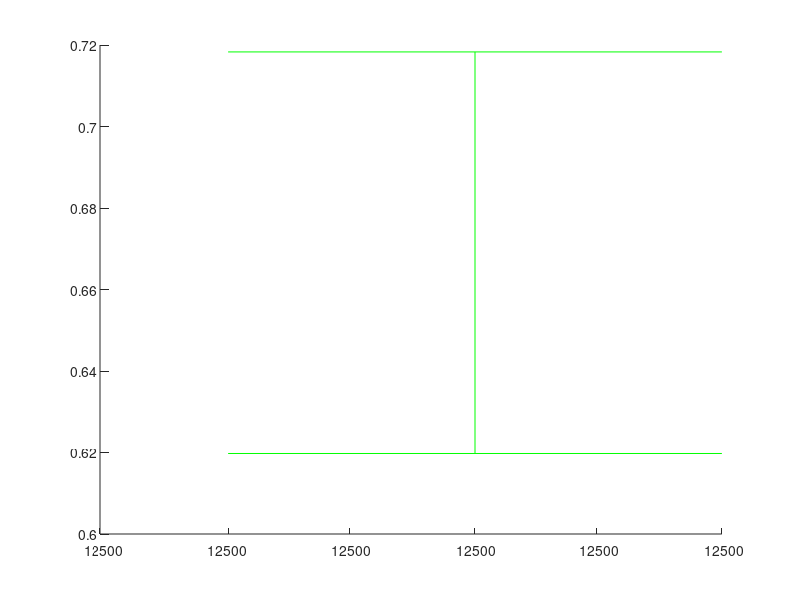

This chart was generated by the following MATLAB code:
fitness1 = load('Random1.txt')/1000;
fitness2 = load('Random2.txt')/1000;
fitness3 = load('Random3.txt')/1000;
fitness4 = load('Random4.txt')/1000;
fitness5 = load('Random5.txt')/1000;
generation = 1:100000;
fitness = zeros(1,100000);
for i=1:100000
    fitness(i) = (fitness1(i) + fitness2(i) + fitness3(i) + fitness4(i) + fitness5(i))/5;
end
A = [fitness1(12500), fitness2(12500), fitness3(12500), fitness4(12500), fitness5(12500)];
B = [fitness1(25000), fitness2(25000), fitness3(25000), fitness4(25000), fitness5(25000)];
C = [fitness1(37500), fitness2(37500), fitness3(37500), fitness4(37500), fitness5(37500)];
D = [fitness1(50000), fitness2(50000), fitness3(50000), fitness4(50000), fitness5(50000)];
E = [fitness1(62500), fitness2(62500), fitness3(62500), fitness4(62500), fitness5(62500)];
F = [fitness1(75000), fitness2(75000), fitness3(75000), fitness4(75000), fitness5(75000)];
G = [fitness1(87500), fitness2(87500), fitness3(87500), fitness4(87500), fitness5(87500)];
x1 = std(A);
y1 = mean(A);
x2 = std(B);
y2 = mean(B);
x3 = std(C);
y3 = mean(C);
x4 = std(D);
y4 = mean(D);
x5 = std(E);
y5 = mean(E);
x6 = std(F);
y6 = mean(F);
x7 = std(G);
y7 = mean(G)
hold on;
errorbar(12500,y1,x1/sqrt(5),'g');
% errorbar(25000,y2,x2/sqrt(5),'g');
% errorbar(37500,y3,x3/sqrt(5),'g');
% errorbar(50000,y4,x4/sqrt(5),'g');
% errorbar(62500,y5,x5/sqrt(5),'g');
% errorbar(75000,y6,x6/sqrt(5),'g');
% errorbar(87500,y7,x7/sqrt(5),'g');
% hold on
% plot(generation,fitness,'g','LineWidth',2);
% axis([0,100000,0,1.5]);
% xlabel('Evaluations');
% ylabel('Fitness');


%  x1 = xlsread('Point.xlsx','A1:A1000');
%  y1 = xlsread('Point.xlsx','B1:B1000');
%  y2 = zeros(1,1000);
%  x2 = zeros(1,1000);
%  a = 10 / 1000;
%  for i = 1 : 1000
%      x2(i) = a * i;
%  end
%  x = 0;
%  for i = 1 : 1000
%     x = x1(i);
%     y2(i) = (((7.3369701223-sin((sin(x)+cos(x))))-sin((sin(x)+cos(x))))*0.000000000);
% %    y2(i) = 2.5*(0.7+sin(x-2.711767314084740))*sin(x);
% %    y2(i) = (2.4983520005*((sin(sin(cos((-1.6981261635-4.1125370036))))+sin((x+(sin(2.9689779351)-2.8835261086))))*sin(x)));
% %    y2(i) = (2.5040284432*((sin(sin(cos((5.8817560351-6.3797875912))))+sin((x+(sin(6.0779442733)-2.5040284432))))*sin(x)));
%     %   y2(i) = ((((-1.7083346050+sin(sin(x)))-sin(((x+x)+sin(-1.7083346050))))-sin(sin(((-0.1948988311+sin(x))+sin(-1.7083346050)))))+sin(x));
%  end
% %  hold on;
% %  plot(x1,y1);
% %hold on;
% %plot(x2,y2,'r','LineWidth',3);
% hold on;
% plot(x1,y1,'r.','MarkerSize',13);
% hold on;
% plot(x1,y2,'b.','MarkerSize',13);
% 
% 
% error = 0;
% for i = 1 : 1000
%    error = error + abs(y1(i) - y2(i)); 
% end
% error